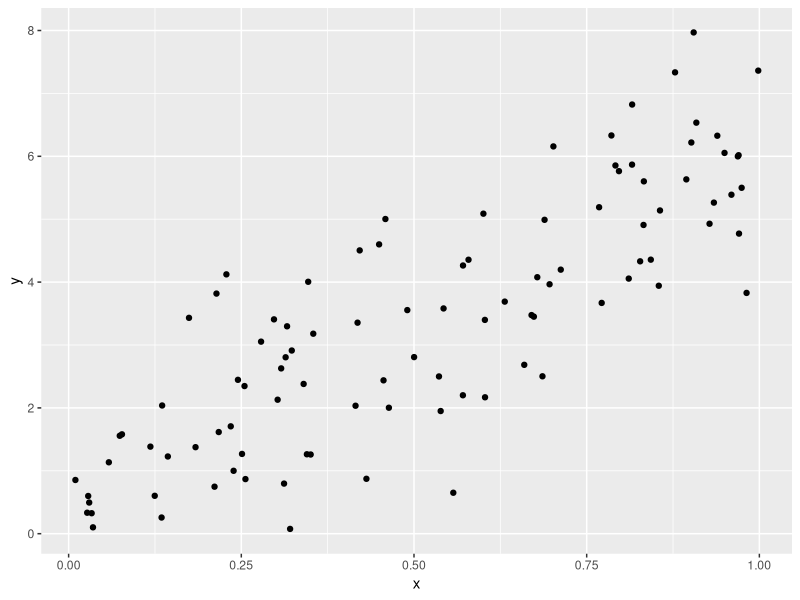
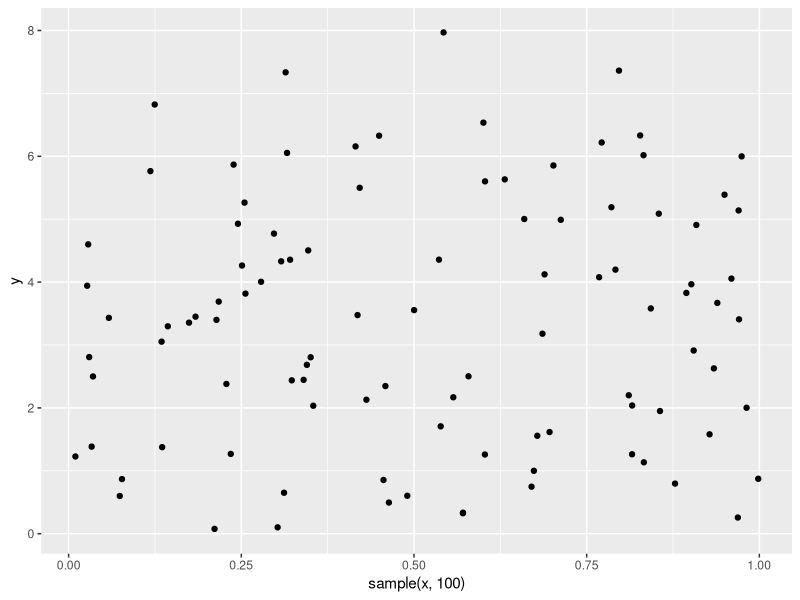

Recreate these plots in R, in order.
x <- runif(100)
y <- (6 * x) + rnorm(100)

library(ggplot2)
qplot(x, y)
qplot(sample(x, 100), y)

summary(lm(y ~ x))
summary(lm(y ~ sample(x)))
